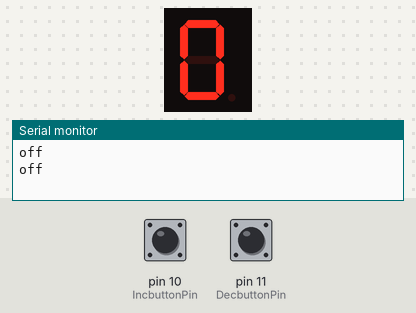
The sketch below on a simulated Arduino Uno, built with avr-gcc and run on an emulated ATmega328P. On the bench: 1-digit seven-segment display, the last lines printed to the serial monitor. Wiring (inferred from the names in the program): 1-digit 7-segment display, segments lit when HIGH: segments pin 8, pin 9, pin 4, pin 5, pin 6, pin 2, pin 3. Inputs (shaded band) come from the test bench; at power-on: pin 10 (IncbuttonPin) HIGH, pin 11 (DecbuttonPin) HIGH. The segment pins are drawn as the display they are named for.

Above: at 1.2 s.
1.3 s: pin 10 (IncbuttonPin) pulled LOW for 0.15 s
At 1.7 s:
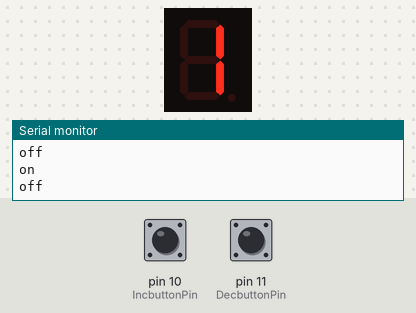
2.9 s: pin 10 (IncbuttonPin) pulled LOW for 1 s
At 4.2 s:
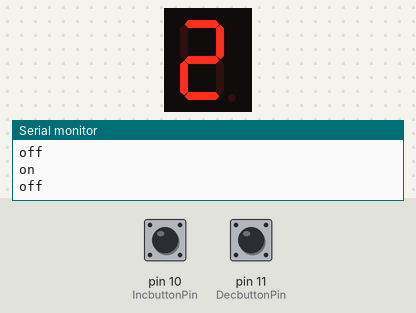
Timing chart, 0 to 5.9 s (numbered marks = the images above; inputs shaded):
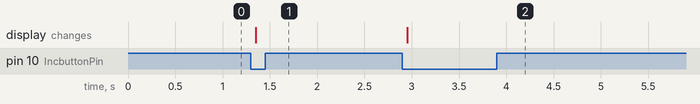

Measured:
- after the input at 1.3 s, the display: changes after 0.05 s (image 1)
- after the input at 2.9 s, the display: changes after 0.05 s (image 2)

The sketch:

Seat_Counter.ino
```cpp
const int a = 8;  //For displaying segment "a"
const int b = 9;  //For displaying segment "b"
const int c = 4;  //For displaying segment "c"
const int d = 5;  //For displaying segment "d"
const int e = 6;  //For displaying segment "e"
const int f = 2;  //For displaying segment "f"
const int g = 3;  //For displaying segment "g"
bool bPress = false;
const int IncbuttonPin = 10;
const int DecbuttonPin = 11;
// Variables will change:
int buttonPushCounter = 0;   // counter for the number of button presses
int IncbuttonState = 0;         // current state of the button
int lastIncbuttonState = 0;     // previous state of the button
int DecbuttonState = 0;         // current state of the button
int lastDecbuttonState = 0;     // previous state of the button
void setup() {
  // put your setup code here, to run once:
  pinMode(a, OUTPUT);  //A
  pinMode(b, OUTPUT);  //B
  pinMode(c, OUTPUT);  //C
  pinMode(d, OUTPUT);  //D
  pinMode(e, OUTPUT);  //E
  pinMode(f, OUTPUT);  //F
  pinMode(g, OUTPUT);  //G
  pinMode( IncbuttonPin , INPUT_PULLUP );
  pinMode( DecbuttonPin , INPUT_PULLUP );
  Serial.begin(9600);
  displayDigit(buttonPushCounter);
}
void loop() {
   IncbuttonState = digitalRead(IncbuttonPin);
   DecbuttonState = digitalRead(DecbuttonPin);
   checkIncButtonPress();
   checkDecButtonPress();
  if( bPress ){
    bPress = false;
     turnOff();
     displayDigit(buttonPushCounter);
  }
   /*
  for(int i=0;i<10;i++)
 {
   displayDigit(i);
   delay(1000);
   turnOff();
 }
 */
}
void checkIncButtonPress()
{
   // compare the IncbuttonState to its previous state
  if (IncbuttonState != lastIncbuttonState) {
    // if the state has changed, increment the counter
    if (IncbuttonState == LOW) {
      // if the current state is HIGH then the button went from off to on:
      bPress = true;
      buttonPushCounter++;
      if( buttonPushCounter > 9) buttonPushCounter =0 ;
      Serial.println("on");
    } else {
      // if the current state is LOW then the button went from on to off:
      Serial.println("off");
    }
    // Delay a little bit to avoid bouncing
    delay(50);
  }
  // save the current state as the last state, for next time through the loop
  lastIncbuttonState = IncbuttonState;
}
void checkDecButtonPress()
{
   // compare the IncbuttonState to its previous state
  if (DecbuttonState != lastDecbuttonState) {
    // if the state has changed, increment the counter
    if (DecbuttonState == LOW) {
      // if the current state is HIGH then the button went from off to on:
      bPress = true;
      buttonPushCounter--;
      if( buttonPushCounter < 0) buttonPushCounter =9 ;
      Serial.println("on");
    } else {
      // if the current state is LOW then the button went from on to off:
      Serial.println("off");
    }
    // Delay a little bit to avoid bouncing
    delay(50);
  }
  // save the current state as the last state, for next time through the loop
  lastDecbuttonState = DecbuttonState;
}
void displayDigit(int digit)
{
 //Conditions for displaying segment a
 if(digit!=1 && digit != 4)
 digitalWrite(a,HIGH);
 //Conditions for displaying segment b
 if(digit != 5 && digit != 6)
 digitalWrite(b,HIGH);
 //Conditions for displaying segment c
 if(digit !=2)
 digitalWrite(c,HIGH);
 //Conditions for displaying segment d
 if(digit != 1 && digit !=4 && digit !=7)
 digitalWrite(d,HIGH);
 //Conditions for displaying segment e
 if(digit == 2 || digit ==6 || digit == 8 || digit==0)
 digitalWrite(e,HIGH);
 //Conditions for displaying segment f
 if(digit != 1 && digit !=2 && digit!=3 && digit !=7)
 digitalWrite(f,HIGH);
 if (digit!=0 && digit!=1 && digit !=7)
 digitalWrite(g,HIGH);
}
void turnOff()
{
  digitalWrite(a,LOW);
  digitalWrite(b,LOW);
  digitalWrite(c,LOW);
  digitalWrite(d,LOW);
  digitalWrite(e,LOW);
  digitalWrite(f,LOW);
  digitalWrite(g,LOW);
}
```
